Frame 1 (no input): blank canvas, image omitted
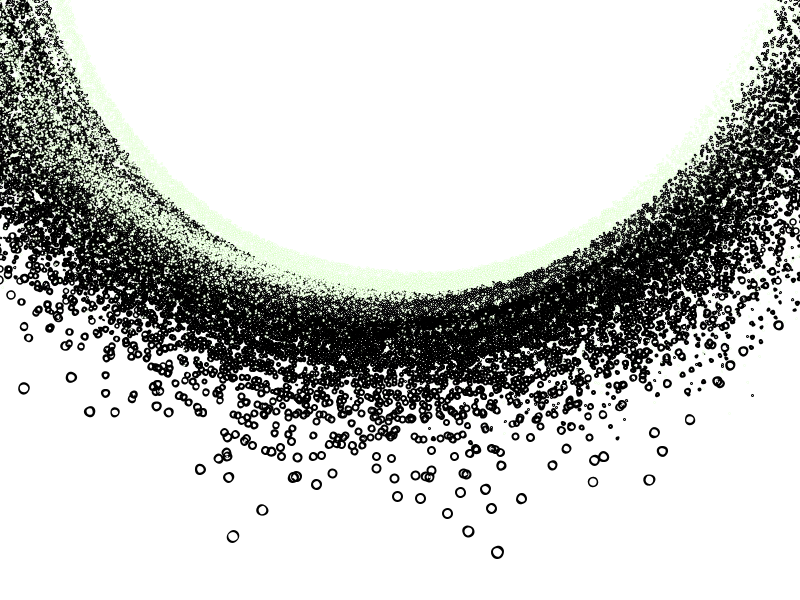
Frame 2 (the mouse pressed at the canvas centre, redrawn once)

The Processing sketch that drew this single still picture (run headless with seeded random() and noise(); the mouse was pressed at the canvas centre and the sketch redrawn once):

// Processing sketch: sketch_200626f
// ── sketch_200626f.pde
int tree_step;
float tree_angle;
float tree_length;
float tree_length_limit;
float tree_startx;
float tree_scale;
float tree_sw_scale;
 
void setup() {
  size(800, 600);
  tree_step = 15;
  tree_angle = 25;
  tree_length = 100;
  tree_length_limit = 20;
  tree_scale = 0.7;
  tree_sw_scale = 0.75;
  
  tree_startx = mouseX;
  tree_angle = radians(tree_angle);
  newTree();
}
 
void draw() {
  background(255);
  newTree();
  noLoop();
}
 
void keyPressed() {
  if ( key == ' ' ) {
    save("tree.jpg");
  }
}
 
void mousePressed() {
  redraw();
}
 
void newTree() {
 if (mousePressed == true) {
  translate(mouseX, height/10);
  branch(tree_startx, tree_length, tree_step);
}
}
 
void branch(float x0, float h, int n) {
  float theta;
  float y;
  strokeWeight (int ((n+1)*tree_sw_scale));
  stroke(0);
  if (n < 1) stroke (171,255,127);
  y = 600;
  ellipse(x0, y, 2, 2);
  y -= h;
  translate(0, -h);
  h *= tree_scale;
  if (n > 0) {
    theta = random(0, tree_angle);
    pushMatrix();    
    rotate(theta);   
    branch(x0, random(tree_length_limit,h), n-1);
    popMatrix();     
    theta = random(-tree_angle,0);
    pushMatrix();
    rotate(theta);
    branch(x0, random(tree_length_limit,h), n-1);
    popMatrix();
  }
}
